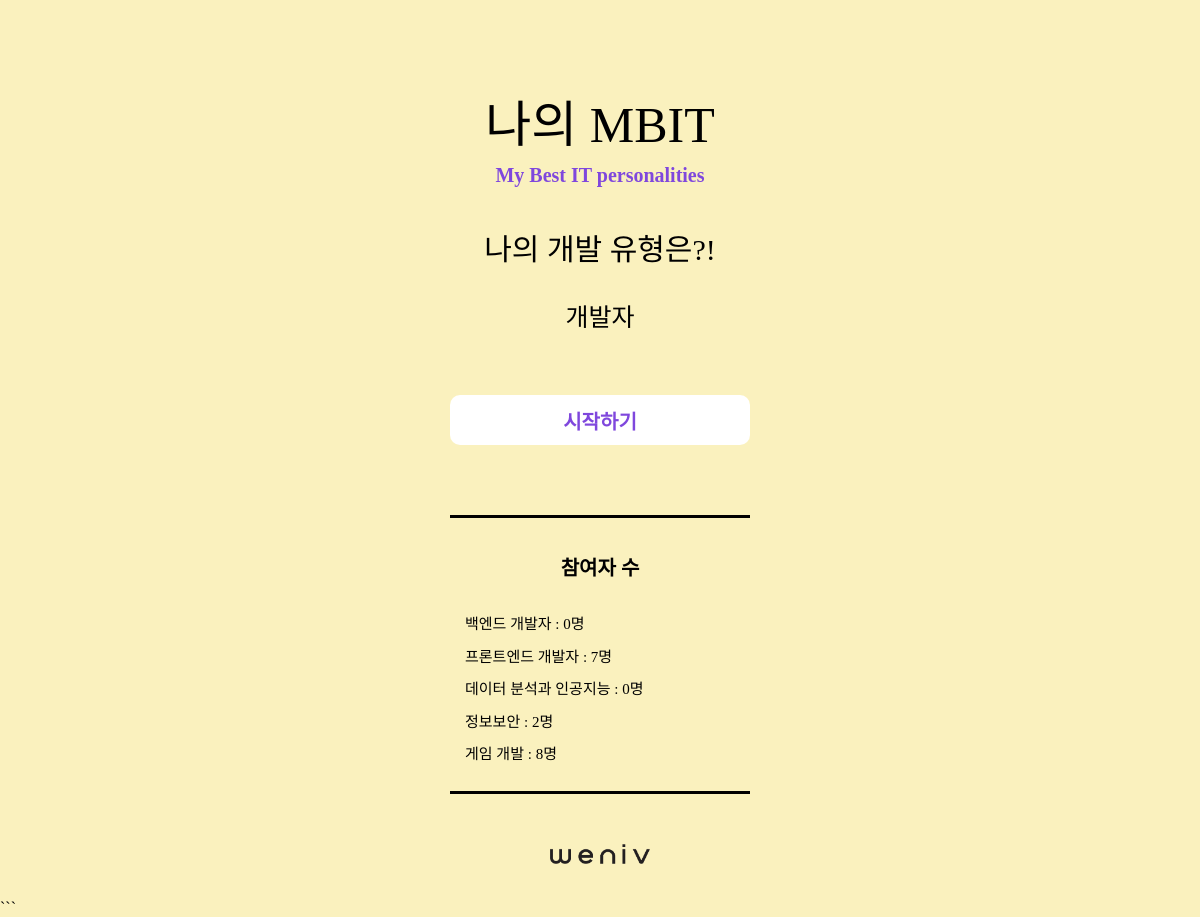
The page / on the database its author committed.
### main/models.py (models this page shows, shortened)
class Developer(models.Model):
    name = models.CharField(max_length=50)
    count = models.IntegerField(default=0)

### main/views.py (the view)
# urls.py: path('', views.index),
def index(request):
    developers = Developer.objects.all()
    context = {
        'developers' : developers,
    }
    return render(request, 'index.html', context = context)

### main/templates/index.html (shortened to what this page needs)
{% load static %}
<!DOCTYPE html>
<html lang="en">
<head>
    <link rel="stylesheet" type="text/css" href="{% static 'css/reset.css' %}">
    <link rel="stylesheet" type="text/css" href="{% static 'css/style.css' %}">
</head>
<body>
    <section id="main_contents">
        <div class="wrapper">
            <div class="title">
                <h3 class="main_title">나의 MBIT</h3>
                <h3 class="sub_title">My Best IT personalities</h3>
            </div>
            <div class="intro">
                <h1>나의 개발 유형은?!</h1>
                <div class="type">
                    <ul class="type_list">
                        <li>개발자</li>
                    </ul>
                </div>
            </div>
            <div class="button">
                <a href="/form/">
                    <button class="start" type="button">시작하기</button>
                </a>
            </div>
            <div class="result_data">
                <div class="data_wrap">
                    <h3>참여자 수</h3>
                    <ul>
                        {% for developer in developers %}
                            <li>{{ developer.name }} : {{ developer.count }}명</li>
                        {% endfor %}
                    </ul>
                </div>
            </div>
            <div class="weniv">
                <a href="http://www.paullab.co.kr">
                    <img src="{% static 'image/weniv_logo_black.png' %}" alt="weniv">
                </a>
            </div>
        </div>
    </section>
</body>
</html>

### main/static/css/style.css (style rules this page uses)
html { width: 100%; height: 100%; }
body { width: 100%; height: 100%; background-color: #FAF1BE; color: #000; font-family: 'NEXON Lv1 Gothic OTF Light'; }
#main_contents { display: flex; justify-content: center; width: 100%; height: 100%; margin-top: 100px; }
#main_contents .wrapper { display: flex; flex-direction: column; width: 100%; height: 100%; max-width: 500px; }
.title { text-align: center; padding-bottom: 50px; }
.main_title { font-family: 'GmarketSansBold'; font-size: 50px; padding-bottom: 15px; }
.sub_title { font-size: 20px; font-weight: bold; color: #7F47DD; }
.intro { text-align: center; padding-bottom: 40px; }
.intro h1 { font-size: 30px; padding-bottom: 15px; }
.type { font-size: 25px; line-height: 3em; height: 3em; overflow: hidden; }
.type_list { animation: rotate 7s infinite }
.button { text-align: center; padding-bottom: 50px; }
.button button { width: 300px; height: 50px; padding: 5px; border-style: none; border-radius: 10px; font-family: 'NEXON Lv1 Gothic OTF Light'; font-size: 20px; font-weight: bold; color: #7F47DD; background-color: #fff; cursor: pointer; margin-bottom: 20px; }
.result_data { display: flex; justify-content: center; }
.result_data .data_wrap { width: 270px; padding: 15px; border-top: 3px solid #000; border-bottom: 3px solid #000; line-height: 1.5; margin-bottom: 50px; }
.result_data h3 { text-align: center; font-size: 20px; font-weight: bold; padding: 20px 0 30px; }
.result_data li { font-size: 15px; padding-bottom: 10px; }
.weniv { display: flex; justify-content: center; padding-bottom: 50px; }
.weniv a { width: 100px; }
.weniv img { width: 100%; height: auto; }

### rows shown on the page
Developer: name "백엔드 개발자", count "0"
Developer: name "프론트엔드 개발자", count "7"
Developer: name "데이터 분석과 인공지능", count "0"
Developer: name "정보보안", count "2"
Developer: name "게임 개발", count "8"
